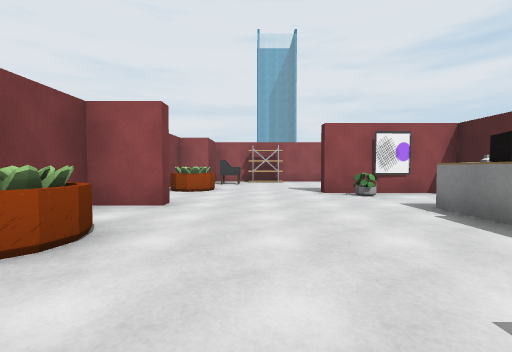
View 1 (above)

16 first-person views from a walk through a scene from a Unity 3-D project. The camera is 1.2 m above the floor, tilts 2° down and sees 90° across. The floor is counted in squares, 2 m on a side. Each view is taken from the middle of a square. On the plan, view 1 faces up. The plan holds only what a view shows up to about 9 squares ahead; the rest is blank. The place goes on beyond the plan. The player character is not drawn. Some animated figures are not drawn. Door leaves are left out, so doorways stand open. Some surface patterns are stand-ins.

View 2
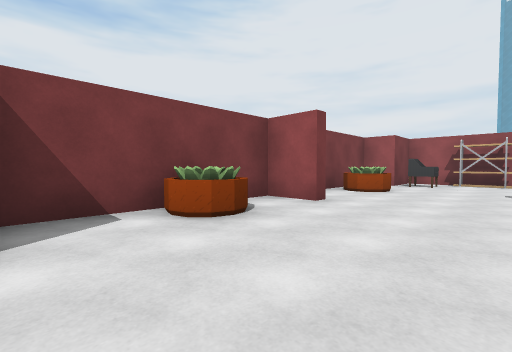

View 3
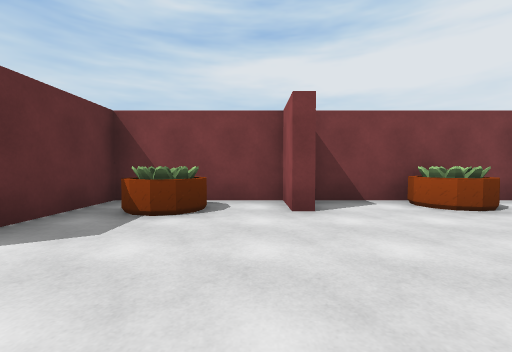

View 4
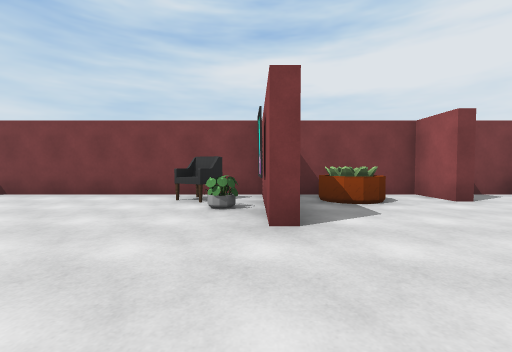

View 5
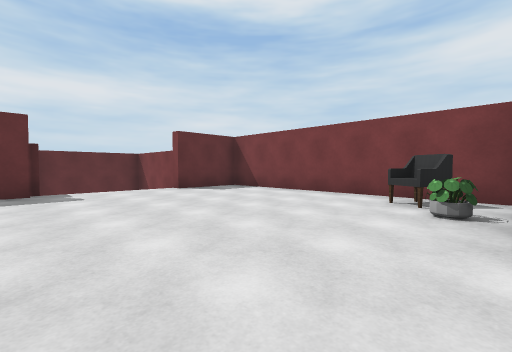

View 6
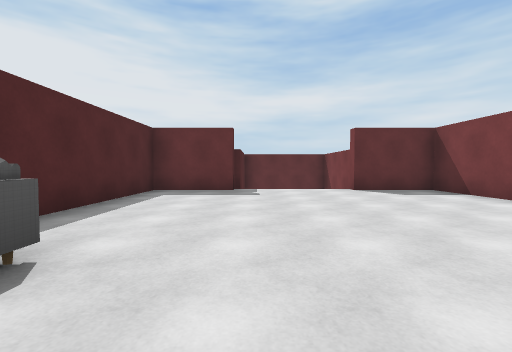

View 7
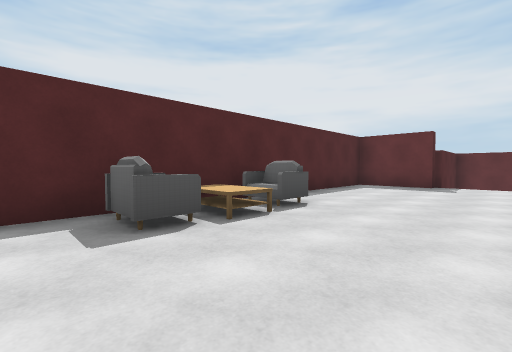

View 8
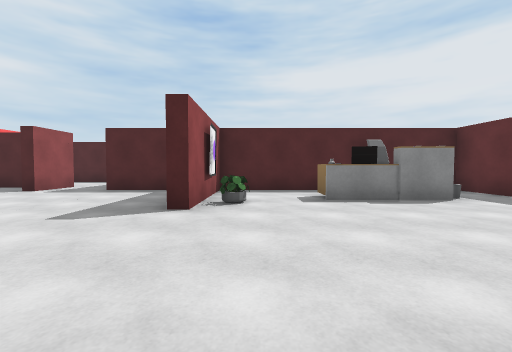

View 9
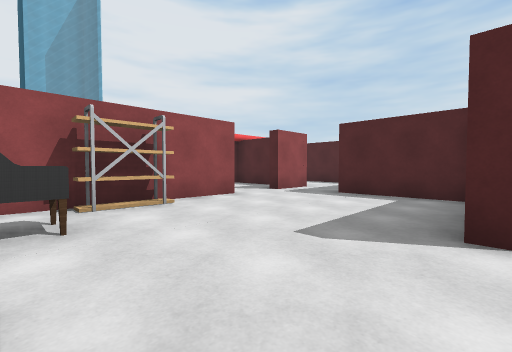

View 10
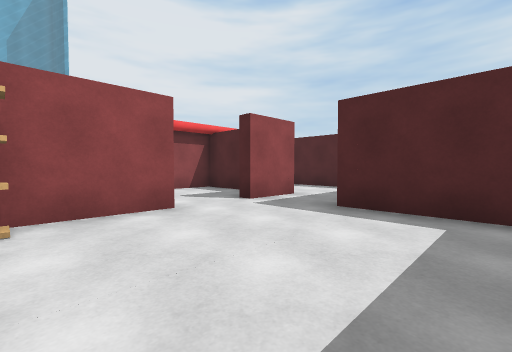

View 11
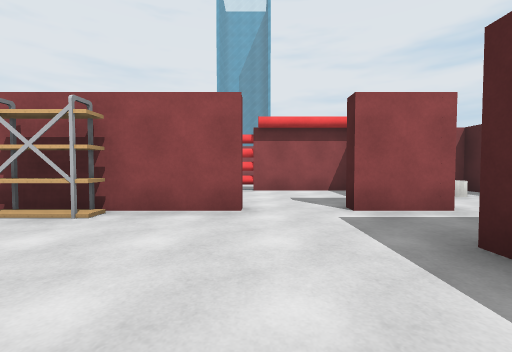

View 12
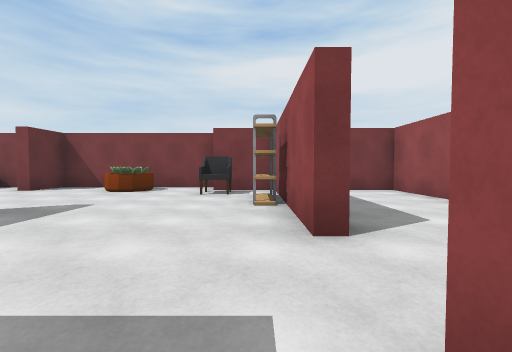

View 13
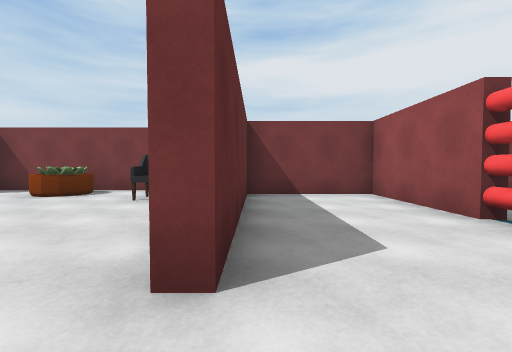

View 14
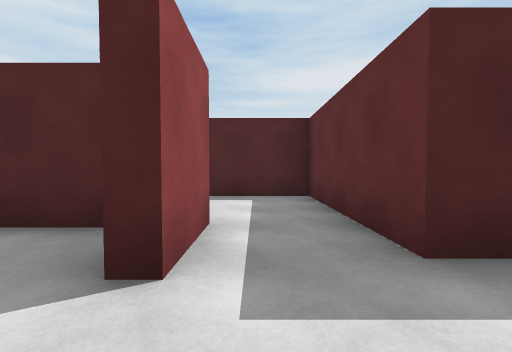

View 15
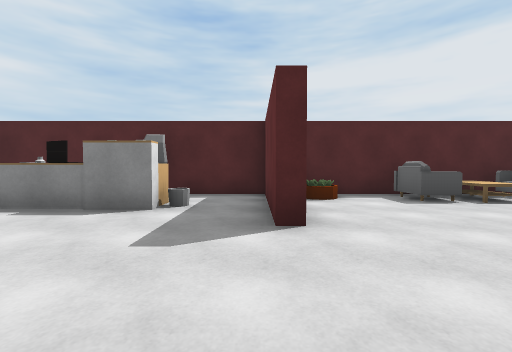

View 16
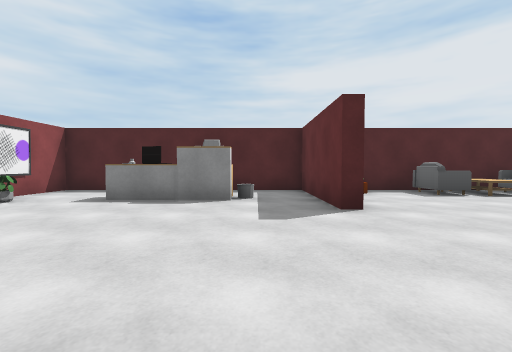

### Floor plan
Key: @ floor where view 1 was taken; # wall or solid block; . floor; v drop or lower ground; O other object.
Columns run from 3 left of view 1 to 9 right of it. Each row starts with its distance up from view 1.
 14  ####OO######
 13  #.......# .#
 12  #.......#O.#
 11  #####..##..#
 10  # OO.......#
  9 ##O.....#####
  8 #.......#
  7 #OO.....#
  6 #....####
  5 #....O..#
  4 ##......#
  3 #.....O.#
  2 #O.... O#
  1 #.......#
  0 ##.@.####
 -1 #...... #
 -2 #OO.....#
 -3 #......O#
 -4 ####...O#
 -5 #OO....O#
 -6 #.......#
 -7 #.......#
 -8 #.......#
 -9 #.......#
-10 #.......#
-11 ###vvv###
-12   #  v#
-13   #  v#

Where each view was taken, in squares from view 1:
view 1: 0 up, 0 right, facing up
view 2: 0 up, 1 right, facing up-left
view 3: 1 down, 2 right, facing left
view 4: 4 down, 3 right, facing left
view 5: 4 down, 3 right, facing down-left
view 6: 4 down, 2 right, facing down
view 7: 2 down, 1 right, facing down-right
view 8: 5 up, 2 left, facing right
view 9: 6 up, 1 left, facing up-right
view 10: 7 up, 1 right, facing up-right
view 11: 7 up, 3 right, facing up
view 12: 10 up, 5 right, facing left
view 13: 11 up, 4 right, facing left
view 14: 10 up, 3 right, facing right
view 15: 0 up, 1 left, facing right
view 16: 1 up, 2 left, facing right
